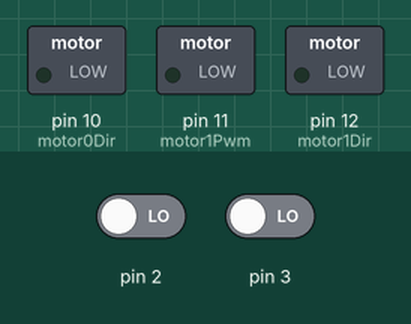
Bench run of a sketch on a simulated Arduino Uno, built with avr-gcc and run on an emulated ATmega328P. Parts: switched loads named in the sketch (green lamp = pin HIGH). The test bench sets the inputs (shaded band); at power-on: pin 2 LOW, pin 3 LOW. The ROS host is connected and sends only what is stated.

Above: at 0.1 s.
At 3.1 s:
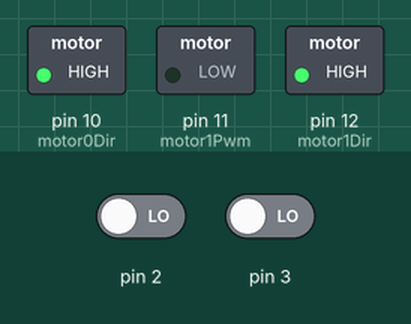
Timing chart, 0 to 4.6 s (numbered marks = the images above):
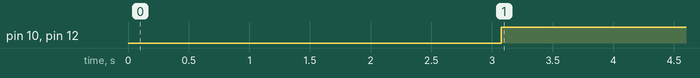

Measured:
- by itself, pin 10 (motor0Dir), pin 12 (motor1Dir): LOW → HIGH at 3.1 s

The sketch:

motor_control_bak__copy_.ino
```cpp
// Arduino-PID-Library - Version: Latest
#include <PID_v1.h>

/*
   rosserial Time and TF Example
   Publishes a transform at current time
*/

#include <ros.h>
#include <ros/time.h>
#include <std_msgs/Int32.h>

#include <tf/transform_broadcaster.h>

// Encoder 0
#define encoder0PinA  0
#define encoder0PinB  4

// Encoder 1
#define encoder1PinA  1
#define encoder1PinB  5

// Motor 0
#define motor0Pwm 9
#define motor0Dir 10

// Motor 1
#define motor1Pwm 11
#define motor1Dir 12

volatile unsigned int encoder0Pos = 0;
volatile unsigned int encoder1Pos = 0;

ros::NodeHandle  nh;
geometry_msgs::TransformStamped t;
tf::TransformBroadcaster broadcaster;

char base_link[] = "/base_link";
char odom[] = "/odom";
unsigned int counter = 0;
unsigned int global_counter = 0;
int motor0 = 0;
int motor1 = 0;
int gas = 0;
double Pk1 = 0.35;  //speed it gets there
double Ik1 = 0;
double Dk1 = 0.08;
double Setpoint1, Input1, Output1, Output1a;    // PID variables wheel

PID PID1(&Input1, &Output1, &Setpoint1, Pk1, Ik1 , Dk1, DIRECT);

void gas_cb( const std_msgs::Int32& cmd_msg) {
  nh.loginfo("Gas callback");
  gas = cmd_msg.data;
}

void setSpeed(int motorNo, int speed) {
  if (motorNo == 0) {
    int dir0;
    if (speed > 0) {
      dir0 = LOW;
      motor0 = speed;
    } else {
      dir0 = HIGH;
      motor0 = -speed;
    }
    Setpoint1 = motor0;
    //analogWrite(motor0Pwm, motor0);
    digitalWrite(motor0Dir, dir0);
  } else if (motorNo == 1) {
    int dir1;
    if (speed > 0) {
      dir1 = LOW;
      motor1 = speed;
    } else {
      dir1 = HIGH;
      motor1 = -speed;
    }
    analogWrite(motor1Pwm, motor1);
    digitalWrite(motor1Dir, dir1);
  }
}

void motors_cb( const geometry_msgs::Vector3& cmd_msg) {
  nh.loginfo("Motor callback");
  setSpeed(0, cmd_msg.x);
  setSpeed(1, cmd_msg.y);
  counter = 0;
}

void setup()
{
  PID1.SetMode(AUTOMATIC);
  PID1.SetOutputLimits(-255, 255);
  PID1.SetSampleTime(20);

  pinMode(encoder0PinA, INPUT_PULLUP);
  digitalWrite(encoder0PinA, HIGH);       // turn on pull-up resistor
  pinMode(encoder0PinB, INPUT_PULLUP);
  digitalWrite(encoder0PinB, HIGH);       // turn on pull-up resistor
  //digitalPinToInterrupt
  attachInterrupt(encoder0PinA, doEncoder0, CHANGE);  // encoder pin on interrupt 0 - pin 2

  pinMode(encoder1PinA, INPUT_PULLUP);
  digitalWrite(encoder1PinA, HIGH);       // turn on pull-up resistor
  pinMode(encoder1PinB, INPUT_PULLUP);
  digitalWrite(encoder1PinB, HIGH);       // turn on pull-up resistor
  //digitalPinToInterrupt
  attachInterrupt(encoder1PinA, doEncoder1, CHANGE);  // encoder pin on interrupt 0 - pin 2

  //pinMode(motor0Pwm, OUTPUT);
  pinMode(motor0Dir, OUTPUT);
  //pinMode(motor1Pwm, OUTPUT);
  pinMode(motor1Dir, OUTPUT);

  //Serial.begin (9600);
  //Serial.println("start");

  nh.initNode();
  broadcaster.init(nh);
  nh.loginfo("Start");
  ros::Subscriber<geometry_msgs::Vector3> subMotor("motors", motors_cb);
  ros::Subscriber<std_msgs::Int32> subGas("gas", gas_cb);
  ros::Subscriber<std_msgs::Int32> subGas2("gas2", gas_cb);
  nh.subscribe(subMotor);
  nh.subscribe(subGas);
}

void loop()
{
  global_counter++;
  // If no new motor command given in 5s, stop motors
  if (counter > 285) {
    setSpeed(0, 0);
    setSpeed(1, 0);
  } else {
    counter++;
  }

  // Input1 = encoder0Pos;
  // PID1.Compute();

  // if (Output1 < 0)                                       // decide which way to turn the motor
  // {
  //   Output1a = abs(Output1);
  // }
  // analogWrite(motor0Pwm, Output1a);

  t.header.frame_id = odom;
  t.child_frame_id = base_link;

  t.transform.translation.x = encoder0Pos;
  t.transform.translation.y = encoder1Pos;
  t.transform.translation.z = counter;
  t.transform.rotation.x = motor0;
  t.transform.rotation.y = motor1;
  t.transform.rotation.z = gas;
  t.transform.rotation.w = 1.0;
  t.header.stamp = nh.now();
  t.header.seq = global_counter;
  broadcaster.sendTransform(t);
  nh.spinOnce();
  delay(10);
}

/* read a rotary encoder with interrupts
   Encoder hooked up with common to GROUND,
   encoder0PinA to pin 2, encoder0PinB to pin 4 (or pin 3 see below)
   it doesn't matter which encoder pin you use for A or B

   uses Arduino pull-ups on A & B channel outputs
   turning on the pull-ups saves having to hook up resistors
   to the A & B channel outputs

*/

void doEncoder0() {
  /* If pinA and pinB are both high or both low, it is spinning
     forward. If they're different, it's going backward.

     For more information on speeding up this process, see
     [Reference/PortManipulation], specifically the PIND register.
  */
  if (digitalRead(encoder0PinA) == digitalRead(encoder0PinB)) {
    encoder0Pos++;
  } else {
    //encoder0Pos--;
  }
}

void doEncoder1() {
  /* If pinA and pinB are both high or both low, it is spinning
     forward. If they're different, it's going backward.

     For more information on speeding up this process, see
     [Reference/PortManipulation], specifically the PIND register.
  */
  if (digitalRead(encoder1PinA) == digitalRead(encoder1PinB)) {
    encoder1Pos++;
  } else {
    //encoder1Pos--;
  }
}
```
